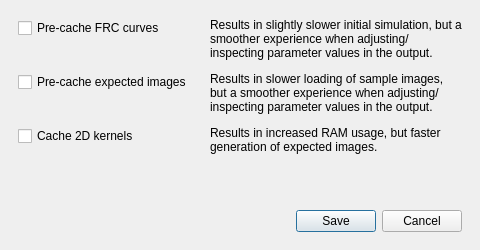
<?xml version="1.0" encoding="UTF-8"?>
<ui version="4.0">
 <class>Dialog</class>
 <widget class="QDialog" name="Dialog">
  <property name="geometry">
   <rect>
    <x>0</x>
    <y>0</y>
    <width>480</width>
    <height>250</height>
   </rect>
  </property>
  <property name="minimumSize">
   <size>
    <width>480</width>
    <height>250</height>
   </size>
  </property>
  <property name="maximumSize">
   <size>
    <width>480</width>
    <height>250</height>
   </size>
  </property>
  <property name="windowTitle">
   <string>Preferences</string>
  </property>
  <property name="modal">
   <bool>true</bool>
  </property>
  <layout class="QVBoxLayout" name="verticalLayout_2">
   <property name="spacing">
    <number>18</number>
   </property>
   <property name="leftMargin">
    <number>18</number>
   </property>
   <property name="topMargin">
    <number>18</number>
   </property>
   <property name="rightMargin">
    <number>18</number>
   </property>
   <property name="bottomMargin">
    <number>18</number>
   </property>
   <item>
    <layout class="QFormLayout" name="formLayout">
     <property name="verticalSpacing">
      <number>12</number>
     </property>
     <item row="0" column="0">
      <widget class="QCheckBox" name="chkPrecacheFrcCurves">
       <property name="text">
        <string>Pre-cache FRC curves</string>
       </property>
      </widget>
     </item>
     <item row="0" column="1">
      <widget class="QLabel" name="label">
       <property name="text">
        <string>Results in slightly slower initial simulation, but a smoother experience when adjusting/inspecting parameter values in the output.</string>
       </property>
       <property name="wordWrap">
        <bool>true</bool>
       </property>
      </widget>
     </item>
     <item row="1" column="0">
      <widget class="QCheckBox" name="chkPrecacheExpectedImages">
       <property name="text">
        <string>Pre-cache expected images</string>
       </property>
      </widget>
     </item>
     <item row="2" column="0">
      <widget class="QCheckBox" name="chkCacheKernels2D">
       <property name="text">
        <string>Cache 2D kernels</string>
       </property>
      </widget>
     </item>
     <item row="1" column="1">
      <widget class="QLabel" name="label_2">
       <property name="text">
        <string>Results in slower loading of sample images, but a smoother experience when adjusting/inspecting parameter values in the output.</string>
       </property>
       <property name="wordWrap">
        <bool>true</bool>
       </property>
      </widget>
     </item>
     <item row="2" column="1">
      <widget class="QLabel" name="label_5">
       <property name="text">
        <string>Results in increased RAM usage, but faster generation of expected images.</string>
       </property>
       <property name="wordWrap">
        <bool>true</bool>
       </property>
      </widget>
     </item>
    </layout>
   </item>
   <item>
    <widget class="QDialogButtonBox" name="buttonBox">
     <property name="orientation">
      <enum>Qt::Horizontal</enum>
     </property>
     <property name="standardButtons">
      <set>QDialogButtonBox::Cancel|QDialogButtonBox::Save</set>
     </property>
    </widget>
   </item>
  </layout>
 </widget>
 <resources/>
 <connections>
  <connection>
   <sender>buttonBox</sender>
   <signal>accepted()</signal>
   <receiver>Dialog</receiver>
   <slot>accept()</slot>
   <hints>
    <hint type="sourcelabel">
     <x>248</x>
     <y>254</y>
    </hint>
    <hint type="destinationlabel">
     <x>157</x>
     <y>274</y>
    </hint>
   </hints>
  </connection>
  <connection>
   <sender>buttonBox</sender>
   <signal>rejected()</signal>
   <receiver>Dialog</receiver>
   <slot>reject()</slot>
   <hints>
    <hint type="sourcelabel">
     <x>316</x>
     <y>260</y>
    </hint>
    <hint type="destinationlabel">
     <x>286</x>
     <y>274</y>
    </hint>
   </hints>
  </connection>
 </connections>
</ui>
